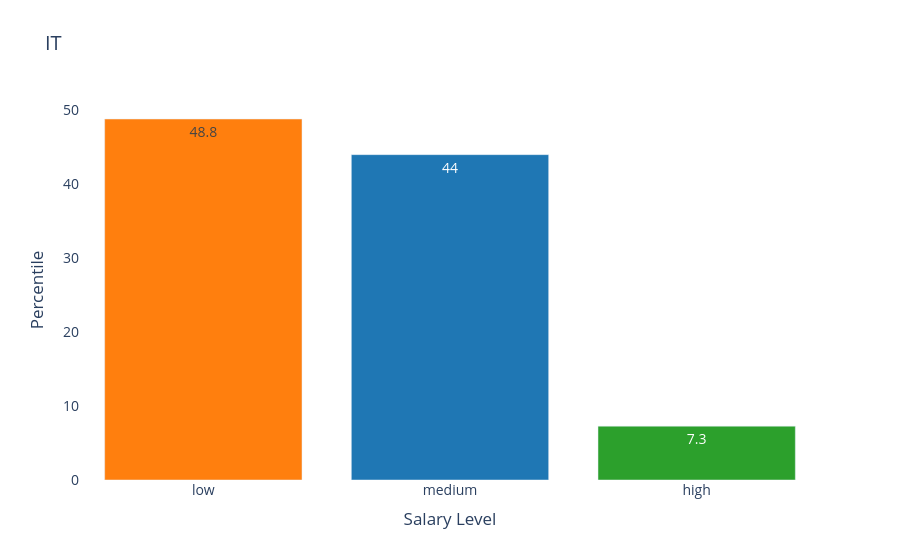
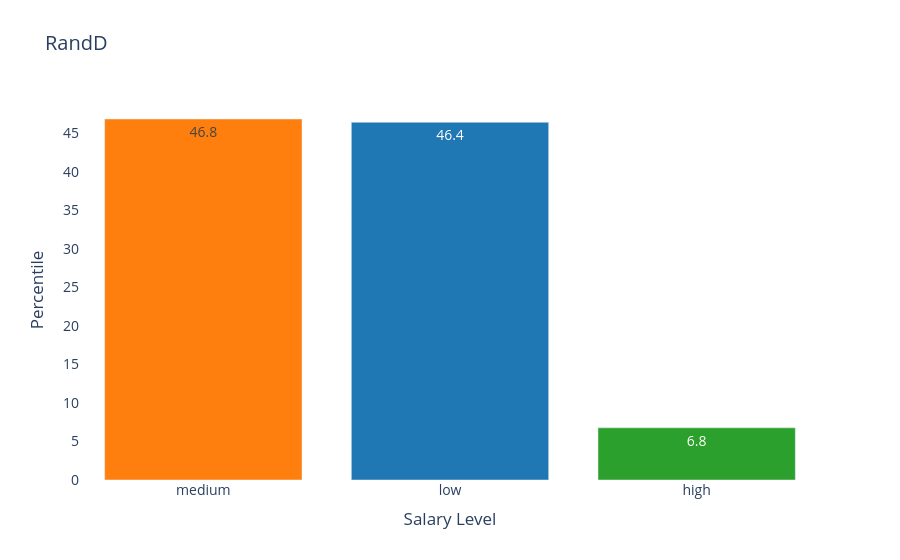
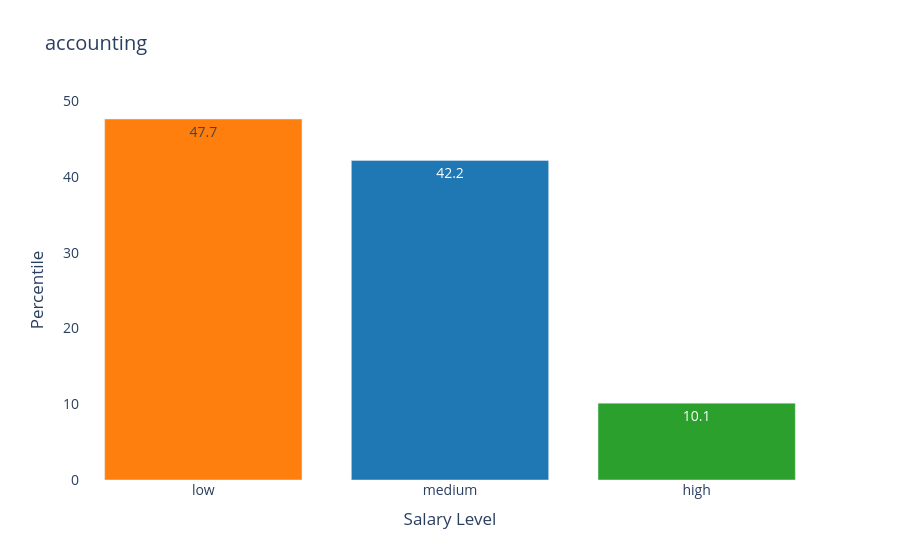
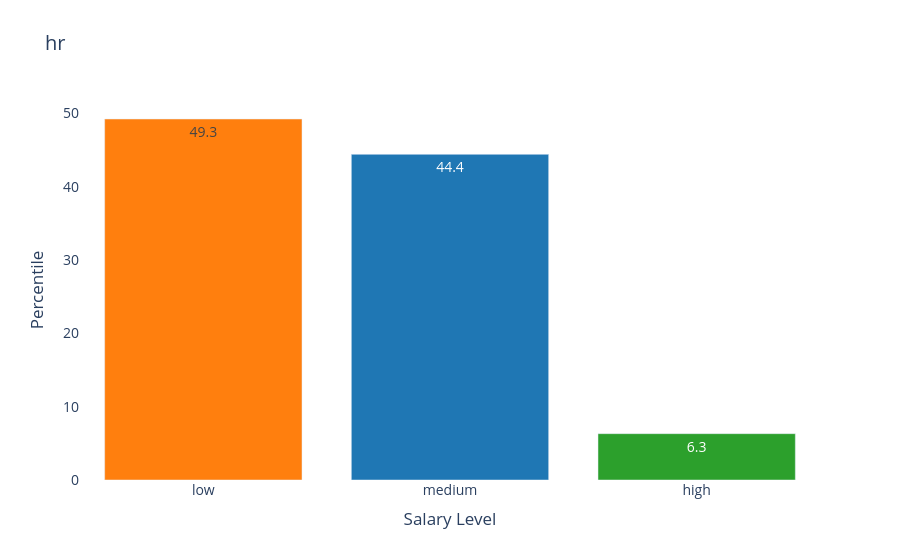

Notebook cell for these charts, in order:
### Code cell
# Salary Level Distribution per Department

import plotly.graph_objects as go

count_df = df.groupby(['department', 'salary']).size().reset_index(name='count')
#This DF provides a summary of the count of employees in each department and salary category.


for dep in count_df.department.unique():
    
    fig = go.Figure(go.Bar(
    x=(df.loc[df['department'] == dep, 'salary'].value_counts(normalize=True) * 100).index,
    y=(df.loc[df['department'] == dep, 'salary'].value_counts(normalize=True) * 100).values,
    text=(df.loc[df['department'] == dep, 'salary'].value_counts(normalize=True) * 100).values.round(1),
    textposition='auto',
    marker_color=['#FF7F0E', '#1F77B4', '#2CA02C']))


    fig.update_layout(
         title=dep,
         xaxis_title='Salary Level',
         yaxis_title='Percentile',
         font=dict(size=14),
         title_font_size=20,
         plot_bgcolor='rgba(0,0,0,0)',
         paper_bgcolor='rgba(0,0,0,0)')

    fig.show()

### Figure 1 — Plotly figure (JSON) as saved in the notebook; plotly's stock layout.template omitted (floating-point values rounded to 4 significant figures)
{"data": [{"marker": {"color": ["#FF7F0E", "#1F77B4", "#2CA02C"]}, "text": [48.8, 44, 7.3], "textposition": "auto", "type": "bar", "x": ["low", "medium", "high"], "y": [48.77, 43.95, 7.275]}], "layout": {"font": {"size": 14}, "paper_bgcolor": "rgba(0,0,0,0)", "plot_bgcolor": "rgba(0,0,0,0)", "title": {"font": {"size": 20}, "text": "IT"}, "xaxis": {"title": {"text": "Salary Level"}}, "yaxis": {"title": {"text": "Percentile"}}}}

### Figure 2 — Plotly figure (JSON) as saved in the notebook; plotly's stock layout.template omitted (floating-point values rounded to 4 significant figures)
{"data": [{"marker": {"color": ["#FF7F0E", "#1F77B4", "#2CA02C"]}, "text": [46.8, 46.4, 6.8], "textposition": "auto", "type": "bar", "x": ["medium", "low", "high"], "y": [46.83, 46.4, 6.772]}], "layout": {"font": {"size": 14}, "paper_bgcolor": "rgba(0,0,0,0)", "plot_bgcolor": "rgba(0,0,0,0)", "title": {"font": {"size": 20}, "text": "RandD"}, "xaxis": {"title": {"text": "Salary Level"}}, "yaxis": {"title": {"text": "Percentile"}}}}

### Figure 3 — Plotly figure (JSON) as saved in the notebook; plotly's stock layout.template omitted (floating-point values rounded to 4 significant figures)
{"data": [{"marker": {"color": ["#FF7F0E", "#1F77B4", "#2CA02C"]}, "text": [47.7, 42.2, 10.1], "textposition": "auto", "type": "bar", "x": ["low", "medium", "high"], "y": [47.67, 42.19, 10.14]}], "layout": {"font": {"size": 14}, "paper_bgcolor": "rgba(0,0,0,0)", "plot_bgcolor": "rgba(0,0,0,0)", "title": {"font": {"size": 20}, "text": "accounting"}, "xaxis": {"title": {"text": "Salary Level"}}, "yaxis": {"title": {"text": "Percentile"}}}}

### Figure 4 — Plotly figure (JSON) as saved in the notebook; plotly's stock layout.template omitted (floating-point values rounded to 4 significant figures)
{"data": [{"marker": {"color": ["#FF7F0E", "#1F77B4", "#2CA02C"]}, "text": [49.3, 44.4, 6.3], "textposition": "auto", "type": "bar", "x": ["low", "medium", "high"], "y": [49.25, 44.43, 6.323]}], "layout": {"font": {"size": 14}, "paper_bgcolor": "rgba(0,0,0,0)", "plot_bgcolor": "rgba(0,0,0,0)", "title": {"font": {"size": 20}, "text": "hr"}, "xaxis": {"title": {"text": "Salary Level"}}, "yaxis": {"title": {"text": "Percentile"}}}}
